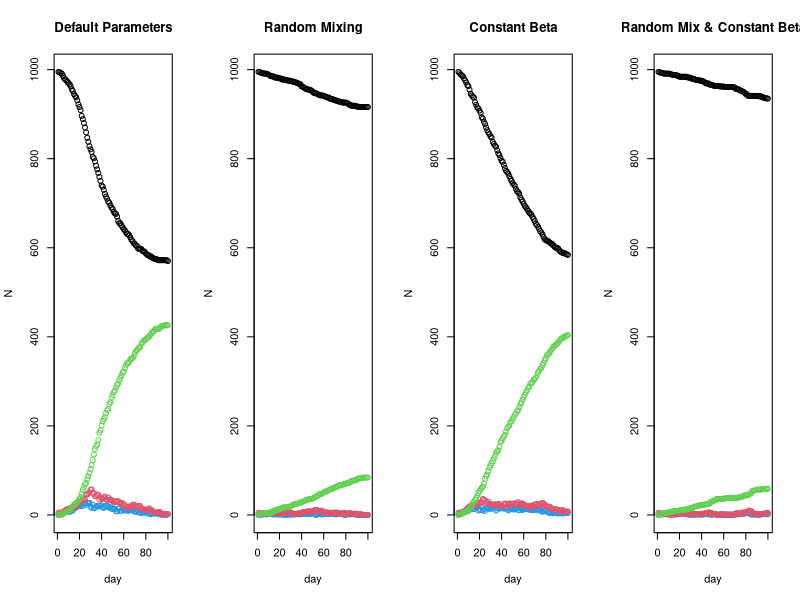

Write the R code that produced this figure.
# Jackson Cramer (s2274544), Maximillian McCourt (s2145762), Natalia Montalvo Cabornero (s1969053)

# Exercise 1
n <- 1000
h_max <- 5

# works as expected, truncating may be inefficient
h <- rep(1:n, sample(1:h_max, n, replace=TRUE))[1:n] |> sample()
h


# Exercise 2

beta <- runif(n, 0, 1) # assign random sociability parameters
nc <- 15 # average no. contacts per person


# WE NEED TO ADJUST THIS FUNCTION TO MAKE IT SINGLE-LOOP

# Looped version of get.net
get.net_loop <- function(beta,h,nc=15){
    # initialise empty contact list with n entries
    contacts <- vector("list", n)
    # Loop through each pair of individuals
    for (i in 1:(n-1)){
        for (j in (i+1):n){
            # if they are not in the same household
            if (h[i] != h[j]){
                # find probability of contact between person i and j
                prob_beta_ij <- (nc*beta[i]*beta[j])/(mean(beta)**2 * (n-1))
                # if a contact occurs, add each person to the others contact list
                if (sample(c(0,1), size=1, prob=c(1-prob_beta_ij, prob_beta_ij)) == 1){
                    contacts[[i]] <- c(contacts[[i]], j)
                    contacts[[j]] <- c(contacts[[j]], i)
                }
            }
        }
    }
    return(contacts)
}

alink <- get.net_loop(beta,h,nc)
print(alink)


# One looped version of get.net
get.net_loop <- function(beta,h,nc=15){
  n_beta <- length(beta) # !! notice how I am not referring to global variable n (like was done before)
  # initialise empty contact list with n entries
  contacts <- vector("list", n_beta)
  pairs <- combn(n_beta, 2)  # generates all possible combinations of (i, j) pairs
  # Loop through each pair of combinations
  for (k in 1:ncol(pairs)){
    i <- pairs[1, k]
    j <- pairs[2, k]
    # if they are not in the same household
    if (h[i] != h[j]){
      prob_beta_ij <- (nc * beta[i] * beta[j]) / (mean(beta)^2 * (n_beta - 1))
      if (sample(c(0,1), size=1, prob=c(1 - prob_beta_ij, prob_beta_ij)) == 1){
        contacts[[i]] <- c(contacts[[i]], j)
        contacts[[j]] <- c(contacts[[j]], i)
      }
    }
  }
  
  return(contacts)
}




# can also use rbinom(1,1, prob=prob_beta_ij) instead of sampling

# SEIR Model

nseir <- function(beta,h,alink,alpha=c(.1,.01,.01),delta=.2,gamma=.4,nc=15, nt = 100,pinf = .005){
    # Our SEIR, t data
    # Using S=0, E=1, I=2, R=3 structure
    n <- length(beta)
    # defining alphas
    alpha_h <- alpha[1]
    alpha_c <- alpha[2]
    alpha_r <- alpha[3]
    # total population
    x <- rep(0, n)
    # initialise infected individuals at random
    x[sample(1:n, round(n*pinf))] <- 2
    # initialise SEIR counts
    S <- E <- I <- R <- rep(0,nt)
    S[1] <- sum(x == 0)
    I[1] <- sum(x == 2)
    # loop over days
    for (t in 2:nt){
        u <- runif(n)
        x[x==2 & u<delta] <- 3 # infected to recovered
        x[x==1 & u<gamma] <- 2 # exposed to infected
        # susceptible to exposed
        current_I <- which(x==2)
        for (i in current_I){
            # random mixing daily probability
            r_prob <- (alpha_r*nc*beta[i]*beta)/(mean(beta)**2 * (n - 1))
            x[x==0 & u<r_prob] <- 1
            # household mixing daily probability 
            # if x is susceptible, and in same household as i, and random number less than alpha_h probability
            household <- which(h==h[i] & x==0)
            x[household[u[household] < alpha_h]] <- 1
            # contacts mixing daily probability
            # if x is susceptible, and in contact list of i, and random number less than alpha_c probability
            contacts_i <- alink[[i]]
            x[contacts_i[x[contacts_i] == 0 & u[contacts_i] < alpha_c]] <- 1
            # count of SEIR population
        }
        S[t] <- sum(x==0); E[t] <- sum(x==1); I[t] <- sum(x==2); R[t] <- sum(x==3)
    }
    return(list(S=S,E=E,I=I,R=R,t=1:nt))
}


system.time(epi <- nseir(beta,h,alink))
# function operates correctly, runs in about 8.5 seconds with n=10,000.


# Exercise 4

plot_dynamics = function(pop_states, title=""){
  # plot number of people in each group over time
  plot(pop_states$S,ylim=c(0,max(epi$S)),xlab="day", ylab="N", main=title) # S black
  points(pop_states$E, col=4)
  points(pop_states$I, col=2)
  points(pop_states$R, col=3)
}


# Exercise 5

# default parameters
def_params = nseir(beta,h,alink)

# remove household and regular network structure
random_mixing = nseir(beta, h, alink, alpha=c(0,0,.04))

# beta vector set to contain average of previous veta for every element
avg_beta = 1:length(beta)
avg_beta[1:length(avg_beta)] = mean(beta)
constant_beta = nseir(avg_beta,h,alink)

# constant beta and random mixing
random_mix_constant_beta = nseir(avg_beta,h,alink, alpha=c(0,0,.04))

# plot all four scenarios side by side
par(mfcol=c(1,4))
titles <- c("Default Parameters", "Random Mixing", "Constant Beta", "Random Mix & Constant Beta")
plots <- list(def_params, random_mixing, constant_beta, random_mix_constant_beta)
for (i in seq_along(plots)) {
  plot_dynamics(plots[[i]], titles[i])
}
